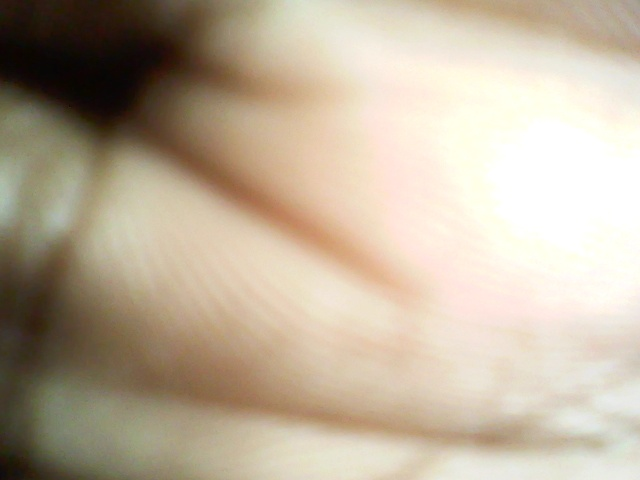
#> input picture img0.jpg, 640 x 480 px
$ python image_process.py
#> lines starting #> are read from the running program, lines starting #| are printed output that depends on the picture
#> the answer given: img0.jpg
#~ @author = dwij28 (Abhinav Jha) ~#

import cv2
import numpy as np

def image_masking(filepath):

#> called with filepath = 'img0.jpg'
	BLUR = 21
	CANNY_THRESH_1 = 10
	CANNY_THRESH_2 = 200
	MASK_DILATE_ITER = 10
	MASK_ERODE_ITER = 10
	MASK_COLOR = (0.0,0.0,0.0) # In BGR format

	img = cv2.imread(filepath)
#> img is the input picture: shape (480, 640, 3); mean B, G, R 155.2, 175.6, 189.2
	gray = cv2.cvtColor(img,cv2.COLOR_BGR2GRAY)
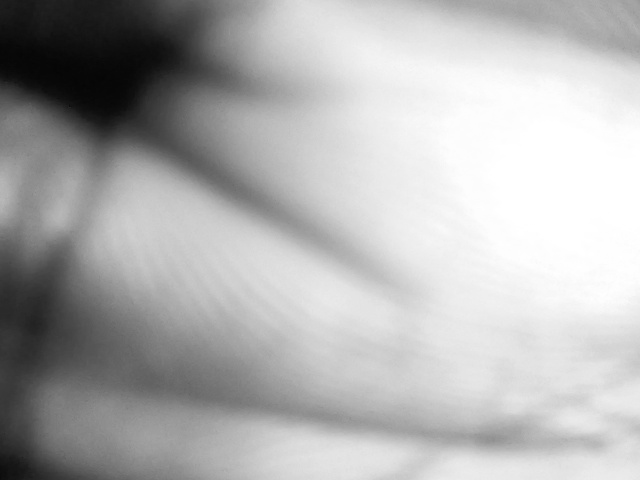
#> gray: shape (480, 640); min 5, max 255, mean 177.4

	edges = cv2.Canny(gray, CANNY_THRESH_1, CANNY_THRESH_2)
#> edges: shape (480, 640); every value is 0
	edges = cv2.dilate(edges, None)
	edges = cv2.erode(edges, None)

	contour_info = []
	contours, __ = cv2.findContours(edges, cv2.RETR_LIST, cv2.CHAIN_APPROX_NONE)
#> contours = []

	for c in contours:
	    contour_info.append((c, cv2.isContourConvex(c), cv2.contourArea(c),))
#> this loop made 0 passes
#> after the loop, contour_info = []
	contour_info = sorted(contour_info, key=lambda c: c[2], reverse=True)

#> (the run stopped early here; a loop or call above may not have finished)
